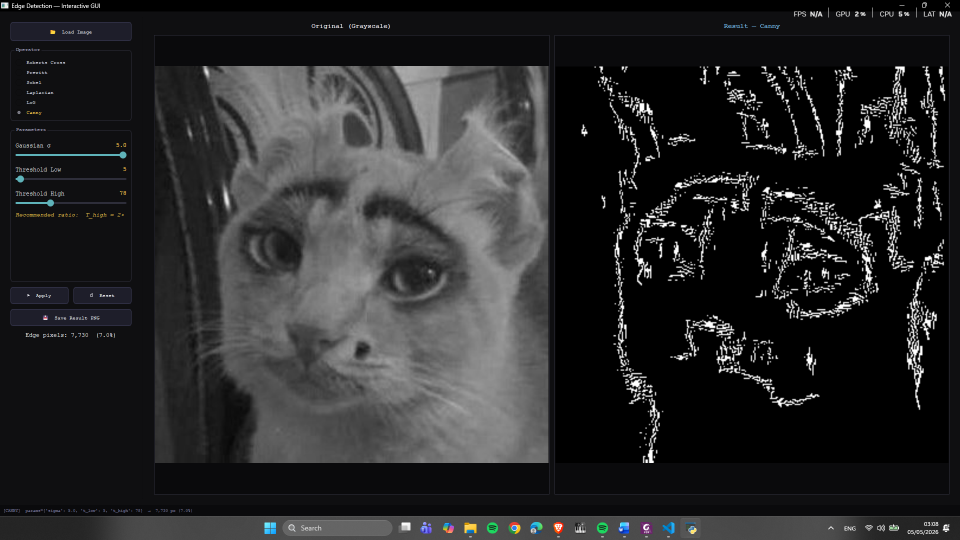
#> input picture GUI Interface.png, 1920 x 1080 px (shown at 1/2 size)
$ python -i code.py   (imports and definitions only)   (older library calls are emulated)
#> lines starting #> are read from the running program, lines starting #| are printed output that depends on the picture
# ============================================================
# Edge Detection GUI — PyQt5
# Operators: Roberts, Prewitt, Sobel, Laplacian, LoG, Canny
# ============================================================
# Install: pip install PyQt5 opencv-python numpy scipy

import sys
import cv2
import numpy as np
from scipy.ndimage import label as scipy_label
from PyQt5.QtWidgets import (
    QApplication, QMainWindow, QWidget, QVBoxLayout,
    QHBoxLayout, QLabel, QPushButton, QSlider, QFileDialog,
    QGroupBox, QRadioButton, QButtonGroup, QSizePolicy,
    QStatusBar, QFrame
)
from PyQt5.QtCore import Qt, QTimer
from PyQt5.QtGui import QImage, QPixmap, QFont

# ============================================================
# KERNELS
# ============================================================
ROBERTS_GX = np.array([[ 1, 0],[ 0,-1]], dtype=np.float64)
ROBERTS_GY = np.array([[ 0, 1],[-1, 0]], dtype=np.float64)
PREWITT_GX = np.array([[-1,0,1],[-1,0,1],[-1,0,1]], dtype=np.float64)
PREWITT_GY = np.array([[-1,-1,-1],[0,0,0],[1,1,1]], dtype=np.float64)
SOBEL_GX   = np.array([[-1,0,1],[-2,0,2],[-1,0,1]], dtype=np.float64)
SOBEL_GY   = np.array([[-1,-2,-1],[0,0,0],[1,2,1]], dtype=np.float64)
LAPLACIAN4 = np.array([[0,1,0],[1,-4,1],[0,1,0]], dtype=np.float64)
LAPLACIAN8 = np.array([[1,1,1],[1,-8,1],[1,1,1]], dtype=np.float64)

def apply_kernel(img, kernel):
    return cv2.filter2D(img, cv2.CV_64F, np.flip(kernel))

def normalize(arr):
    arr = np.abs(arr)
    if arr.max() == 0: return np.zeros_like(arr, dtype=np.uint8)
    return (arr / arr.max() * 255).astype(np.uint8)

# [24 lines left out: functions nms_vectorized, op_roberts, not called in this run]

def op_prewitt(img, sigma=1.0, **kwargs):
    b = cv2.GaussianBlur(img.astype(np.uint8),(0,0),sigma).astype(np.float64) if sigma>0 else img
    Gx = apply_kernel(b, PREWITT_GX)
    Gy = apply_kernel(b, PREWITT_GY)
    return normalize(np.sqrt(Gx**2 + Gy**2))

# [5 lines left out: function op_sobel, not called in this run]

def op_laplacian(img, conn=4, **kwargs):
    k = LAPLACIAN4 if conn == 4 else LAPLACIAN8
    return normalize(apply_kernel(img, k))

def op_log(img, sigma=1.4, **kwargs):
    b = cv2.GaussianBlur(img.astype(np.uint8),(0,0),sigma).astype(np.float64)
    return normalize(apply_kernel(b, LAPLACIAN4))

# [18 lines left out: function op_canny, not called in this run]

# ============================================================
# MAIN WINDOW
# ============================================================
class EdgeDetectionGUI(QMainWindow):
    # [408 lines left out: functions __init__, _build_ui, _make_slider, _build_params, _on_operator_changed, load_image and 6 more, not called in this run]


# ============================================================
# RUN
# ============================================================
# [6 lines not run here, left out]

>>> import cv2
>>> picture = cv2.imread('GUI Interface.png')
#> picture is the input picture: shape (1080, 1920, 3); mean B, G, R 41.7, 40.9, 40.7
>>> result = op_prewitt(picture)
#> in apply_kernel, `return cv2.filter2D(img, cv2.CV_64F, np.flip(kernel))`:
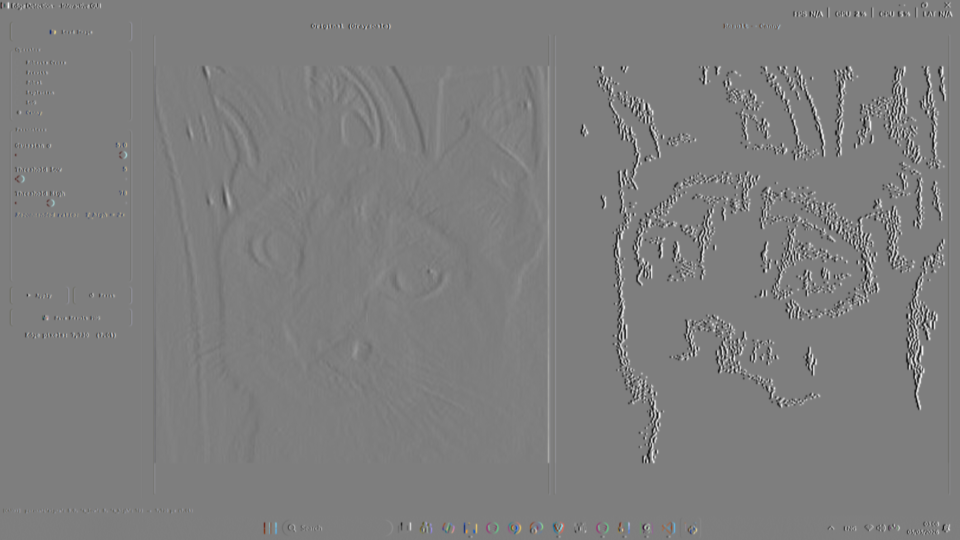
#> returned value: shape (1080, 1920, 3) float64 (shown at 1/2 size); mean of channels 0, 1, 2 0, 0, 0; drawn with min black and max white
#> in apply_kernel (call 2), `return cv2.filter2D(img, cv2.CV_64F, np.flip(kernel))`:
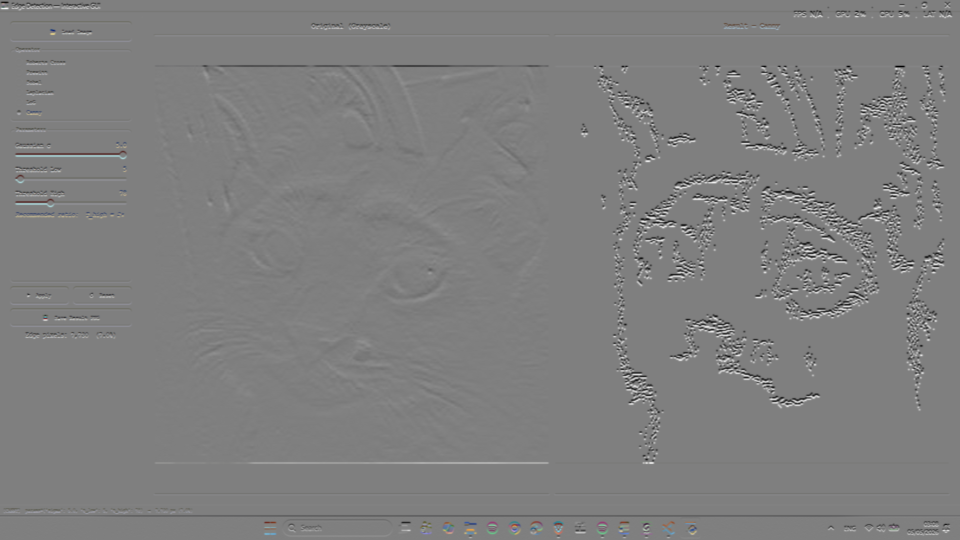
#> returned value: shape (1080, 1920, 3) float64 (shown at 1/2 size); mean of channels 0, 1, 2 -0.4, -0.4, -0.4; drawn with min black and max white
#> in normalize, `arr = np.abs(arr)`:
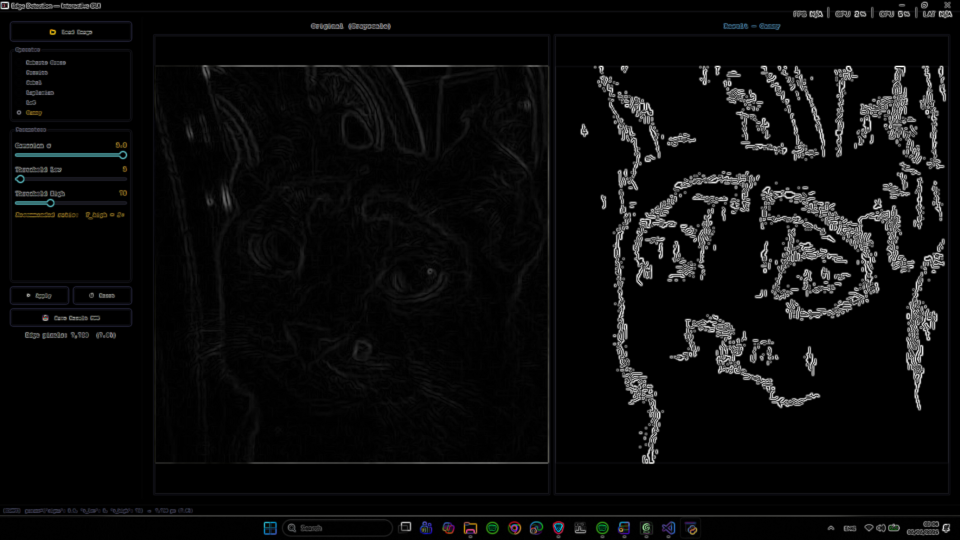
#> arr: shape (1080, 1920, 3) float64 (shown at 1/2 size); mean of channels 0, 1, 2 21, 20.8, 20.6; drawn with min black and max white
